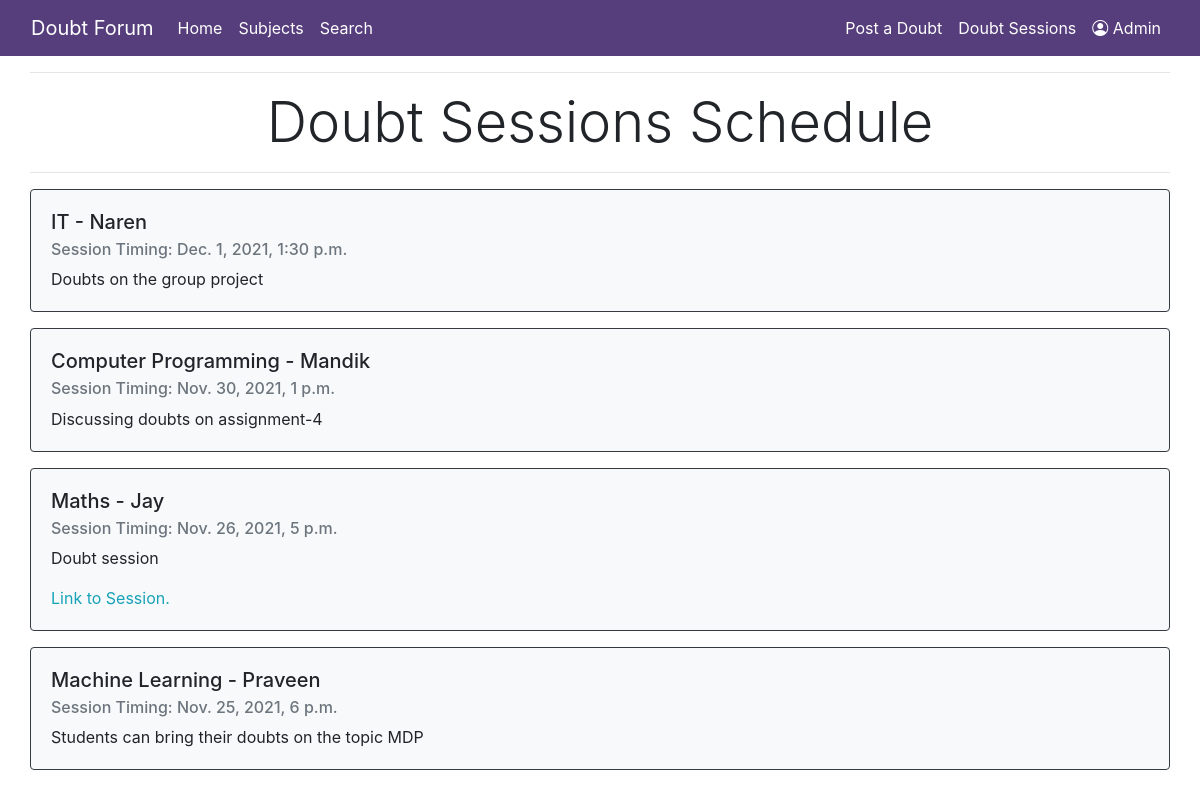
The app's page /doubt_sessions/ with its own data.
### DoubtForum/models.py (models this page shows, shortened)
class DoubtSession(models.Model):
    professor = models.CharField(max_length=60)
    body = models.TextField()
    scheduled_for = models.DateTimeField()
    subject = models.ForeignKey('Subject', on_delete=models.CASCADE)
    link_to_session = models.CharField(max_length=50, null=True, blank=True)

class Subject(models.Model):
    name = models.CharField(max_length=20)
    def __str__(self):
        return str(self.name)

### DoubtForum/views.py (the view)
# urls.py: path('doubt_sessions/', doubt_sessions, name='doubt_sessions'),
def doubt_sessions(request):
    sessions = DoubtSession.objects.all().order_by('-scheduled_for')
    context = {
        "sessions": sessions,
    }
    return render(request, "schedule.html", context)

### templates/schedule.html (shortened to what this page needs)
<!DOCTYPE html>
{% extends "base.html" %}
{% block page_content %}
<div class="col-md-12">
    <hr>
        <div class="page-header text-center mt-3">
            <h1 class="display-4">Doubt Sessions Schedule</h1>
        </div>
    <hr>
    {% for session in sessions %}
    <div class="card border-dark bg-light mb-3">
        <div class="card-body">
            <h5 class="card-title">{{ session.subject }} - {{ session.professor }}</h5>
            <h6 class="card-subtitle mb-2 text-muted">
                Session Timing: {{ session.scheduled_for }}&nbsp;  </h6>
            <p class="card-text">{{ session.body }}</p>
            {% if session.link_to_session is null or blank%}
            {% else %}
                <a href="{{session.link_to_session}}" class="card-link text-info">Link to Session.</a>&nbsp;
            {% endif %}
        </div>
    </div>
    {% endfor %}
</div>
{% endblock %}

### records on screen
DoubtSession: subject "IT", professor "Naren", scheduled_for "Dec. 1, 2021, 1:30 p.m.", body "Doubts on the group project"
DoubtSession: subject "Computer Programming", professor "Mandik", scheduled_for "Nov. 30, 2021, 1 p.m.", body "Discussing doubts on assignment-4"
DoubtSession: subject "Maths", professor "Jay", scheduled_for "Nov. 26, 2021, 5 p.m.", body "Doubt session"
DoubtSession: subject "Machine Learning", professor "Praveen", scheduled_for "Nov. 25, 2021, 6 p.m.", body "Students can bring their doubts on the topic MDP"
